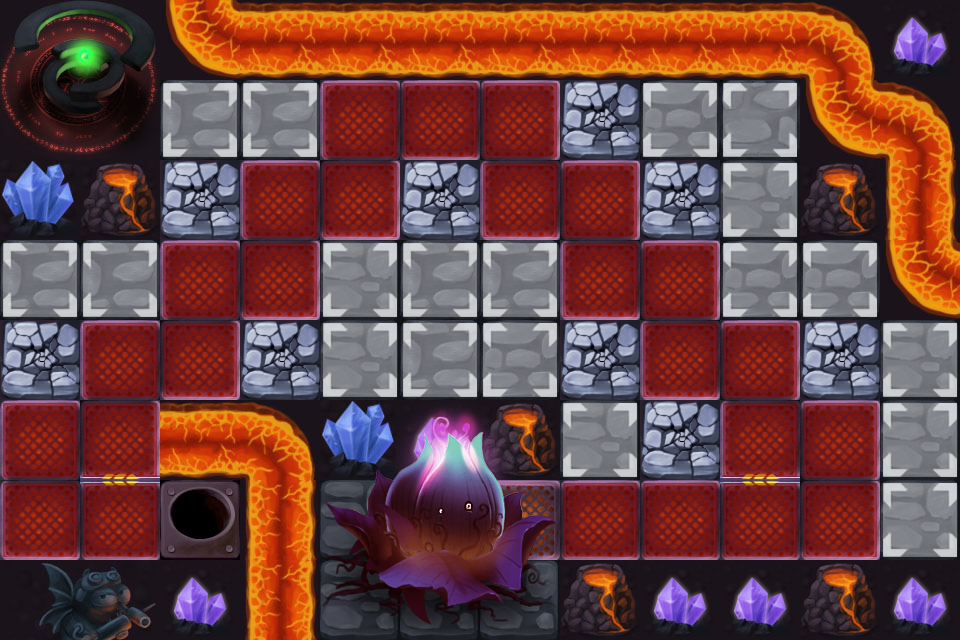

A level layout from a 2D game, rendered from its tile map. Below: a short description, then the map file with tile-grid data replaced by summaries:
An orthogonal 12x8 tile map with 80x80 px tiles, 6 tile layers (BACKGROUND1, BACKGROUND2, SEEDLAYER, Meta, ...), 6 tilesets and 24 objects (WayPoint00, WayPoint01, WayPoint02, WayPoint03, WayPoint04, ...).

<map version="1.0" orientation="orthogonal" width="12" height="8" tilewidth="80" tileheight="80">
 <tileset firstgid="1" name="build" tilewidth="80" tileheight="80">
  <image source="build.png" width="80" height="80" />
  <tile id="0">
   <properties>
    <property name="buildable" value="1" />
   </properties>
  </tile>
 </tileset>
 <tileset firstgid="2" name="road" tilewidth="80" tileheight="80">
  <image source="road.png" width="80" height="80" />
  <tile id="0">
   <properties>
    <property name="skillable" value="1" />
   </properties>
  </tile>
 </tileset>
 <tileset firstgid="3" name="rebuild_4" tilewidth="80" tileheight="80">
  <image source="rebuild_4.png" width="400" height="160" />
  <tile id="0">
   <properties>
    <property name="rebuildable" value="31" />
   </properties>
  </tile>
  <tile id="1">
   <properties>
    <property name="rebuildable" value="32" />
   </properties>
  </tile>
  <tile id="2">
   <properties>
    <property name="rebuildable" value="33" />
   </properties>
  </tile>
  <tile id="3">
   <properties>
    <property name="rebuildable" value="34" />
   </properties>
  </tile>
  <tile id="4">
   <properties>
    <property name="rebuildable" value="35" />
   </properties>
  </tile>
  <tile id="5">
   <properties>
    <property name="rebuildable" value="36" />
   </properties>
  </tile>
  <tile id="6">
   <properties>
    <property name="rebuildable" value="37" />
   </properties>
  </tile>
  <tile id="7">
   <properties>
    <property name="rebuildable" value="38" />
   </properties>
  </tile>
  <tile id="8">
   <properties>
    <property name="rebuildable" value="39" />
   </properties>
  </tile>
  <tile id="9">
   <properties>
    <property name="rebuildable" value="40" />
   </properties>
  </tile>
 </tileset>
 <tileset firstgid="13" name="41" tilewidth="80" tileheight="80">
  <image source="41.png" width="480" height="480" />
 </tileset>
 <tileset firstgid="49" name="42" tilewidth="80" tileheight="80">
  <image source="42.png" width="240" height="240" />
 </tileset>
 <tileset firstgid="58" name="4geduan" tilewidth="80" tileheight="80">
  <image source="4geduan.png" width="160" height="240" />
 </tileset>
 <layer name="BACKGROUND1" width="12" height="8">
  <data>[96 cells, 96 non-empty, 23 distinct tile ids]</data>
 </layer>
 <layer name="BACKGROUND2" width="12" height="8">
  <data>[96 cells, 4 non-empty, 2 distinct tile ids]</data>
 </layer>
 <layer name="SEEDLAYER" width="12" height="8">
  <data>[96 cells, 9 non-empty, 9 distinct tile ids]</data>
 </layer>
 <layer name="Meta" width="12" height="8">
  <data>[96 cells, 28 non-empty, 1 distinct tile ids]</data>
 </layer>
 <layer name="Towerface" width="12" height="8">
  <data>[96 cells, 25 non-empty, 1 distinct tile ids]</data>
 </layer>
 <layer name="Rebuild" width="12" height="8">
  <data>[96 cells, 9 non-empty, 1 distinct tile ids]</data>
 </layer>
 <objectgroup name="Objects" width="12" height="8">
  <object name="WayPoint00" x="200" y="520" />
  <object name="WayPoint01" x="40" y="520" />
  <object name="WayPoint02" x="40" y="440" />
  <object name="WayPoint03" x="120" y="440" />
  <object name="WayPoint04" x="120" y="360" />
  <object name="WayPoint05" x="200" y="360" />
  <object name="WayPoint06" x="200" y="280" />
  <object name="WayPoint07" x="280" y="280" />
  <object name="WayPoint08" x="280" y="200" />
  <object name="WayPoint09" x="360" y="200" />
  <object name="WayPoint10" x="360" y="120" />
  <object name="WayPoint11" x="520" y="120" />
  <object name="WayPoint12" x="520" y="200" />
  <object name="WayPoint13" x="600" y="200" />
  <object name="WayPoint14" x="600" y="280" />
  <object name="WayPoint15" x="680" y="280" />
  <object name="WayPoint16" x="680" y="360" />
  <object name="WayPoint17" x="760" y="360" />
  <object name="WayPoint18" x="760" y="440" />
  <object name="WayPoint19" x="840" y="440" />
  <object name="WayPoint20" x="840" y="520" />
  <object name="WayPoint21" x="520" y="520" />
  <object name="SeedsPos" x="360" y="440" />
  <object name="RapidSoliderPos" x="280" y="520" />
 </objectgroup>
</map>
